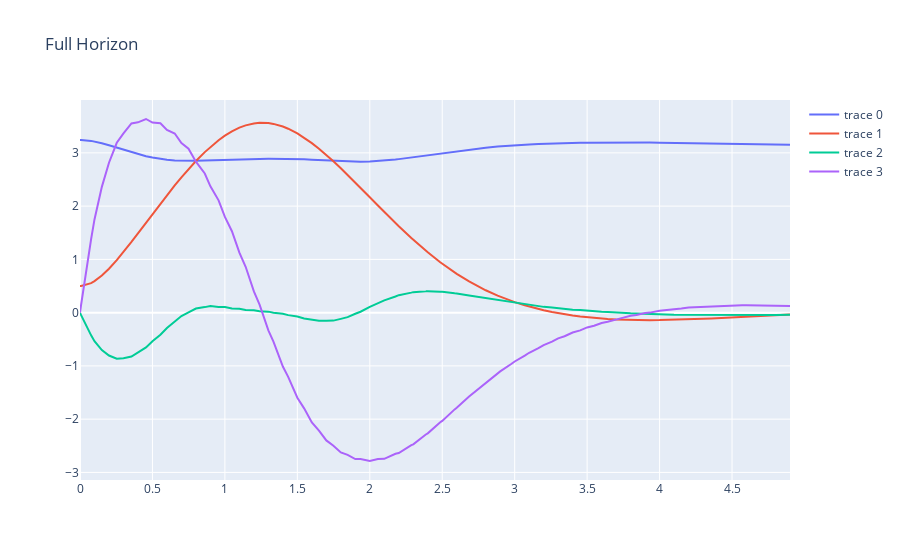

The notebook cell this image was saved under:
### Code cell
# ctrl, S = controllers.get_lqr_controller(sys.dx,
#                                          opt['x_nom'], opt['u_nom'],
#                                          opt['lqr_Q'], opt['lqr_R'],
#                                          vf.u_lo[0], vf.u_up[0])
ctrl = controllers.get_limited_lookahead_controller(opt['sys_utils'].get_value_function(opt['offline_horizon'],
                                                                                        opt['offline_dt'],
                                                                                        dtype=opt['dtype'])[0])
x_traj_sim, t_traj_sim = controllers.sim_ctrl(opt['sim_x0'], vf.u_dim[0], sys.dx, ctrl,
                                              opt['sim_dt'], opt['sim_horizon'],
                                              opt['control_interp'])
controllers.plot_sim(t_traj_sim, x_traj_sim, "Full Horizon").show()
